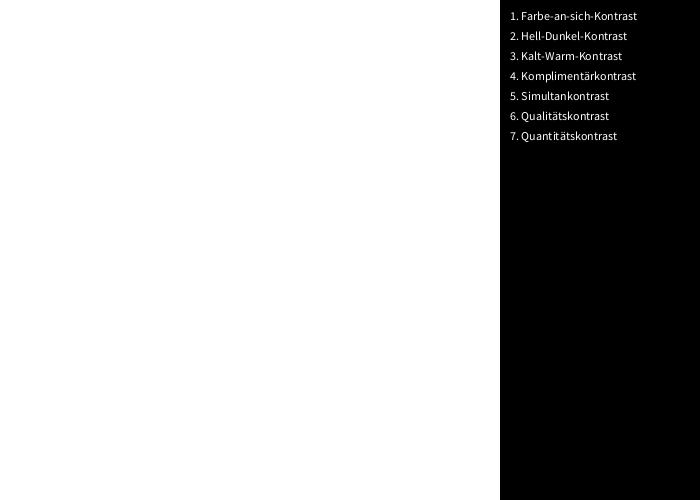
Frame 1 (no input)
Frame 60 (the mouse pressed at the canvas centre just before this capture): identical to frame 1, image omitted
Frame 120 (the mouse held since frame 60 and released just before this capture): identical to frame 1, image omitted

The Processing sketch that drew this single still picture (run headless with seeded random() and noise(); from frame 60 on, the mouse is pressed at the canvas centre):

// Processing sketch: Farbkontraste_nach_Itten
// ── Farbkontraste_nach_Itten.pde
//////// 7 Farbkontraste nach Itten/////////////
//Matthias Schäfer//

/* To Do:
-Farben randomizen
-Quiz "Welcher Farbkontrast ist das? */

int rgb;


void setup(){
  background(255);
  size(700,500);
  fill(0);
  noStroke();
  rect(500,0,200,500);
  fill(255);
  text("1. Farbe-an-sich-Kontrast",510,20);
  text("2. Hell-Dunkel-Kontrast",510,40);
  text("3. Kalt-Warm-Kontrast",510,60);
  text("4. Komplimentärkontrast",510,80);
  text("5. Simultankontrast",510,100);
  text("6. Qualitätskontrast",510,120);
  text("7. Quantitätskontrast",510,140);
  
}

void draw(){
  if(keyPressed == true){
    if(key == '1'){
     fill(0,0,255);
     rect(0,0,500,500);
     fill(255,0,0);
     rect(100,100,300,300);
     fill(255,255,0);
     rect(175,175,150,150);
    }
    if(key == '2'){
     fill(34,18,105);
     rect(0,0,500,500);
     fill(255,255,0);
     rect(100,100,300,300);
    }
    if(key == '3'){
     fill(27,134,121);
     rect(0,0,500,500);
     fill(224,60,0);
     rect(100,100,300,300);
    }
    if(key == '4'){
     fill(41,129,0);
     rect(0,0,500,500);
     fill(188,23,12);
     rect(100,100,300,300);
    }
    if(key == '5'){
     fill(255,251,0);
     rect(0,0,500,500);
     fill(201,201,201);
     rect(100,100,300,300);
    }
    if(key == '6'){
     fill(23,57,84);
     rect(0,0,500,500);
     fill(71,179,255);
     rect(100,100,300,300);
    }
     if(key == '7'){
     fill(235,109,0);
     rect(0,0,500,500);
     fill(20,75,152);
     rect(225,225,25,25);
    }
  }

}
